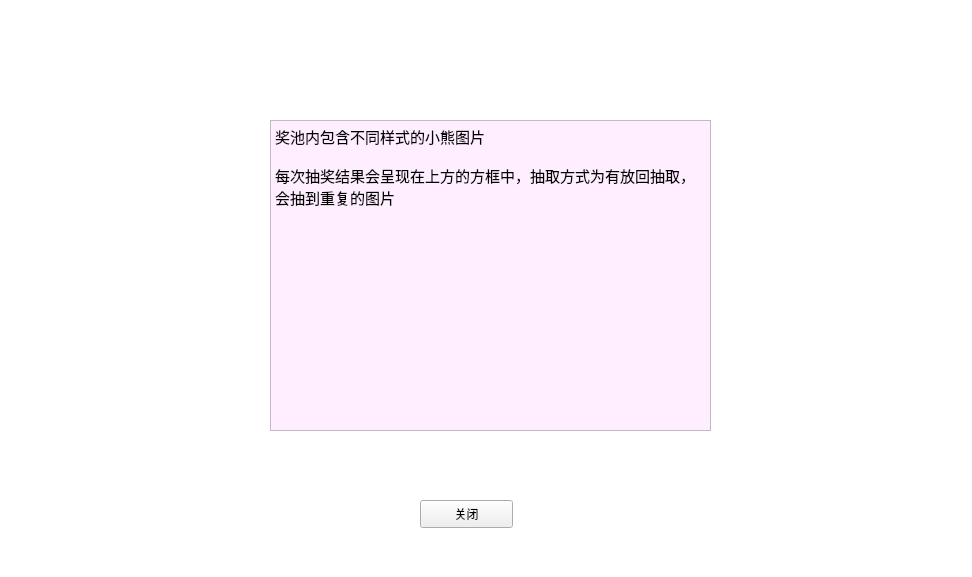
<?xml version="1.0" encoding="UTF-8"?>
<ui version="4.0">
 <class>Shuoming</class>
 <widget class="QWidget" name="Shuoming">
  <property name="geometry">
   <rect>
    <x>0</x>
    <y>0</y>
    <width>972</width>
    <height>577</height>
   </rect>
  </property>
  <property name="windowTitle">
   <string>Form</string>
  </property>
  <widget class="QTextBrowser" name="textBrowser">
   <property name="geometry">
    <rect>
     <x>270</x>
     <y>120</y>
     <width>441</width>
     <height>311</height>
    </rect>
   </property>
   <property name="styleSheet">
    <string notr="true">background-color: rgb(255, 170, 255);
background-color: rgb(254, 238, 255);</string>
   </property>
   <property name="html">
    <string>&lt;!DOCTYPE HTML PUBLIC &quot;-//W3C//DTD HTML 4.0//EN&quot; &quot;http://www.w3.org/TR/REC-html40/strict.dtd&quot;&gt;
&lt;html&gt;&lt;head&gt;&lt;meta name=&quot;qrichtext&quot; content=&quot;1&quot; /&gt;&lt;meta charset=&quot;utf-8&quot; /&gt;&lt;style type=&quot;text/css&quot;&gt;
p, li { white-space: pre-wrap; }
hr { height: 1px; border-width: 0; }
li.unchecked::marker { content: &quot;\2610&quot;; }
li.checked::marker { content: &quot;\2612&quot;; }
&lt;/style&gt;&lt;/head&gt;&lt;body style=&quot; font-family:'Microsoft YaHei UI'; font-size:9pt; font-weight:400; font-style:normal;&quot;&gt;
&lt;p style=&quot; margin-top:0px; margin-bottom:0px; margin-left:0px; margin-right:0px; -qt-block-indent:0; text-indent:0px;&quot;&gt;&lt;span style=&quot; font-size:11pt;&quot;&gt;奖池内包含不同样式的小熊图片&lt;br /&gt;&lt;br /&gt;每次抽奖结果会呈现在上方的方框中，抽取方式为有放回抽取，会抽到重复的图片&lt;/span&gt;&lt;/p&gt;&lt;/body&gt;&lt;/html&gt;</string>
   </property>
  </widget>
  <widget class="QListView" name="listView">
   <property name="geometry">
    <rect>
     <x>-30</x>
     <y>-50</y>
     <width>1011</width>
     <height>631</height>
    </rect>
   </property>
   <property name="styleSheet">
    <string notr="true">background-image: url(:/Images/BK2.jpg);</string>
   </property>
  </widget>
  <widget class="QPushButton" name="pushButton_2">
   <property name="geometry">
    <rect>
     <x>420</x>
     <y>500</y>
     <width>93</width>
     <height>28</height>
    </rect>
   </property>
   <property name="styleSheet">
    <string notr="true">border-image: url(:/Images/BP0.png);</string>
   </property>
   <property name="text">
    <string>关闭</string>
   </property>
  </widget>
  <zorder>listView</zorder>
  <zorder>textBrowser</zorder>
  <zorder>pushButton_2</zorder>
 </widget>
 <resources/>
 <connections/>
</ui>
